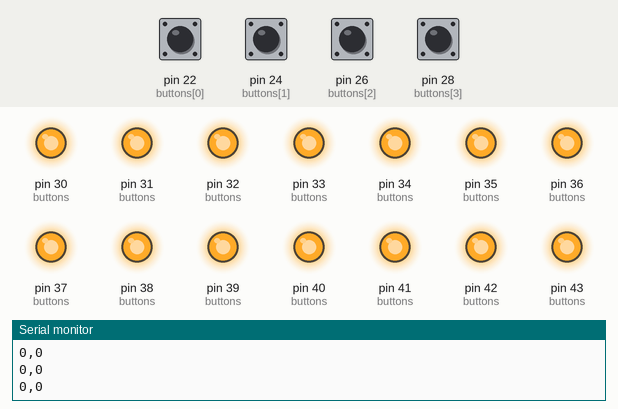
Recording of a sketch running on a simulated Arduino Mega 2560, built with avr-gcc and run on an emulated ATmega2560. On the bench: output pins drawn as LEDs (lit = HIGH), the last lines printed to the serial monitor. The test bench sets the inputs (shaded band); at power-on: pin 22 (buttons[0]), pin 24 (buttons[1]), pin 26 (buttons[2]), pin 28 (buttons[3]) HIGH.

Above: at 1.2 s.
1.3 s: pin 24 (buttons[1]) pulled LOW for 0.15 s
At 1.8 s:
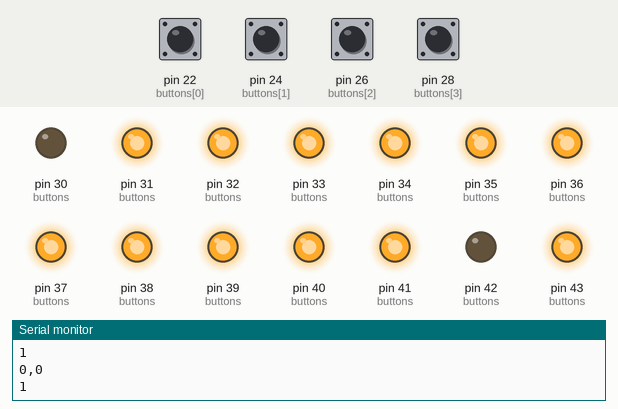
4.4 s: pin 22 (buttons[0]) pulled LOW for 1 s
At 6.0 s:
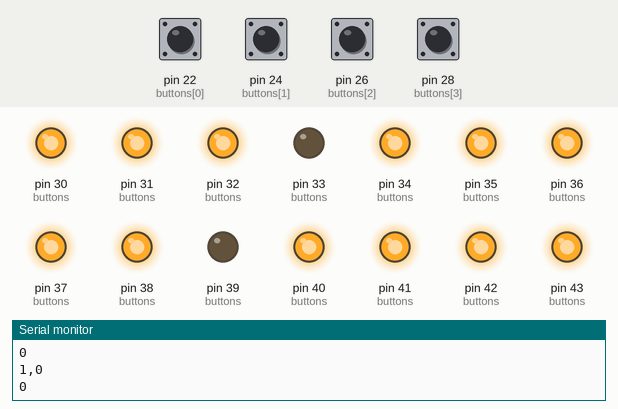
8.4 s: pin 28 (buttons[3]) pulled LOW for 0.15 s
At 9.7 s:
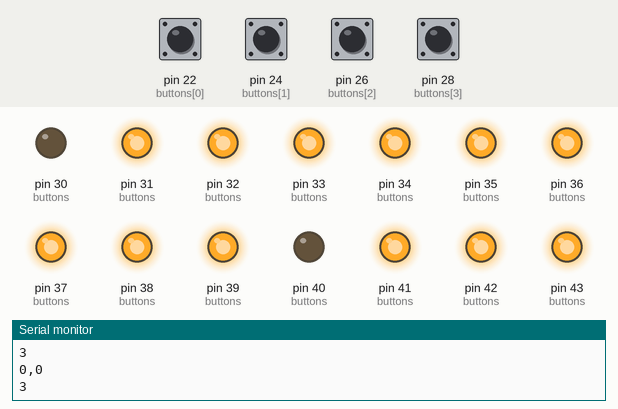
11.5 s: pin 26 (buttons[2]) pulled LOW for 1 s
At 12.6 s:
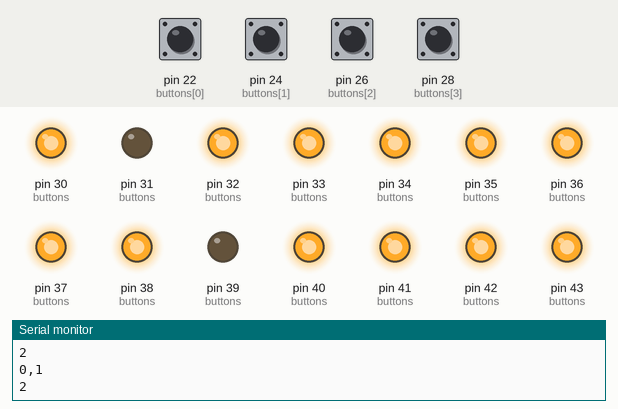
15.5 s: pin 24 (buttons[1]) pulled LOW for 1 s
At 16.3 s:
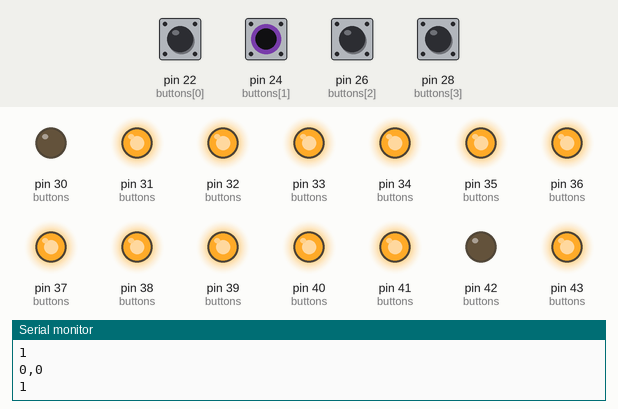
19.5 s: pin 28 (buttons[3]) pulled LOW for 1 s
At 20.0 s:
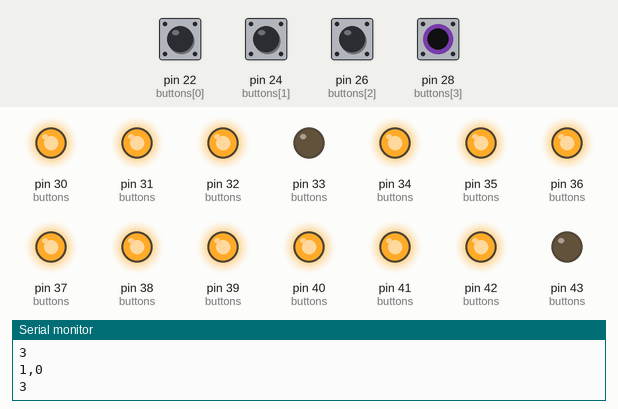
Timing chart, 0 to 24.5 s (numbered marks = the images above; inputs shaded):
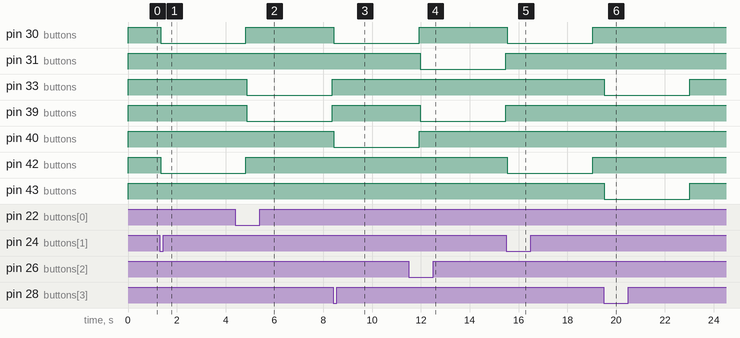

The sketch:

Clever.ino
```cpp
const int buttons[4] = {22, 24, 26, 28},    //up, down, left, right
          matrix_anode[3][3] = {{30, 31, 32},//阳
                          {33, 34, 35},
                          {36, 37, 38}},
          matrix_cathode[3][3] = {{39, 40, 41},//阴
                          {42, 43, 44},
                          {45, 46, 47}};

int posX = 0, posY = 0; //original
void setup() {
  // put your setup code here, to run once:
  Serial.begin(115200);
  for (int i = 0; i < 4; ++i)
    pinMode(buttons[i], INPUT);
  for (int i = 0; i < 3; ++i)
    for (int j = 0; j < 3; ++j) {
      pinMode(matrix_anode[i][j], OUTPUT);
      digitalWrite(matrix_anode[i][j], HIGH);
      pinMode(matrix_cathode[i][j], OUTPUT);
      digitalWrite(matrix_cathode[i][j], HIGH);
    }
  //digitalWrite(matrix_cathode[posX][posY], LOW);
}

bool trigger[4] = {false, false, false, false};
bool lastTrigger[4] = {false, false, false, false};
void loop() {
  // put your main code here, to run repeatedly:
  delay(20);
  for (int i = 0; i < 4; ++i)
    if (digitalRead(buttons[i]) == LOW) {
      Serial.println(i);
      if (trigger[i] == false) {
        if (lastTrigger[i] == true) {
          trigger[i] = true;
          if (i == 0 && posX > 0) {
            digitalWrite(matrix_cathode[posX][posY], HIGH);
            digitalWrite(matrix_anode[posX - 1][posY], HIGH);
            digitalWrite(matrix_anode[posX][posY], LOW);
            digitalWrite(matrix_cathode[posX - 1][posY], LOW);
            delay(3500);
            digitalWrite(matrix_anode[posX][posY], HIGH);
            digitalWrite(matrix_cathode[posX - 1][posY],HIGH);
            posX--;
          }
          if (i == 1 && posX < 2) {
            digitalWrite(matrix_cathode[posX][posY], HIGH);
            digitalWrite(matrix_anode[posX + 1][posY], HIGH);
            digitalWrite(matrix_anode[posX][posY], LOW);
            digitalWrite(matrix_cathode[posX + 1][posY], LOW);
            delay(3500);
            digitalWrite(matrix_anode[posX][posY], HIGH);
            digitalWrite(matrix_cathode[posX + 1][posY],HIGH);
            posX++;
          }
          if (i == 2 && posY > 0) {
            digitalWrite(matrix_cathode[posX][posY], HIGH);
            digitalWrite(matrix_anode[posX][posY - 1], HIGH);
            digitalWrite(matrix_anode[posX][posY], LOW);
            digitalWrite(matrix_cathode[posX][posY - 1], LOW);
            delay(3500);
            digitalWrite(matrix_anode[posX][posY], HIGH);
            digitalWrite(matrix_cathode[posX][posY - 1],HIGH);
            posY--;
          }
          if (i == 3 && posY < 2) {
            digitalWrite(matrix_cathode[posX][posY], HIGH);
            digitalWrite(matrix_anode[posX][posY + 1], HIGH);
            digitalWrite(matrix_anode[posX][posY], LOW);
            digitalWrite(matrix_cathode[posX][posY + 1], LOW);
            delay(3500);
            digitalWrite(matrix_anode[posX][posY], HIGH);
            digitalWrite(matrix_cathode[posX][posY + 1],HIGH);
            posY++;
          }
        }
        else {
          lastTrigger[i] = true;
          trigger[i] = false;
        }
      }
    }
    else {
      trigger[i] = false;
      lastTrigger[i] = false;
    }
    Serial.print(posX);
    Serial.print(",");
    Serial.println(posY);
}
```

Measured:
- after the input at 1.3 s, pin 30 (buttons), pin 42 (buttons): HIGH → LOW at once
- after the input at 4.4 s, pin 33 (buttons), pin 39 (buttons): HIGH → LOW after 0.47 s, → HIGH 3.5 s later
- after the input at 8.4 s, pin 30 (buttons), pin 40 (buttons): HIGH → LOW at once
- after the input at 11.5 s, pin 31 (buttons), pin 39 (buttons): HIGH → LOW after 0.48 s, → HIGH 3.5 s later
- after the input at 15.5 s, pin 30 (buttons), pin 42 (buttons): HIGH → LOW at once, → HIGH 3.5 s later
- after the input at 19.5 s, pin 33 (buttons), pin 43 (buttons): HIGH → LOW at once, → HIGH 3.5 s later
